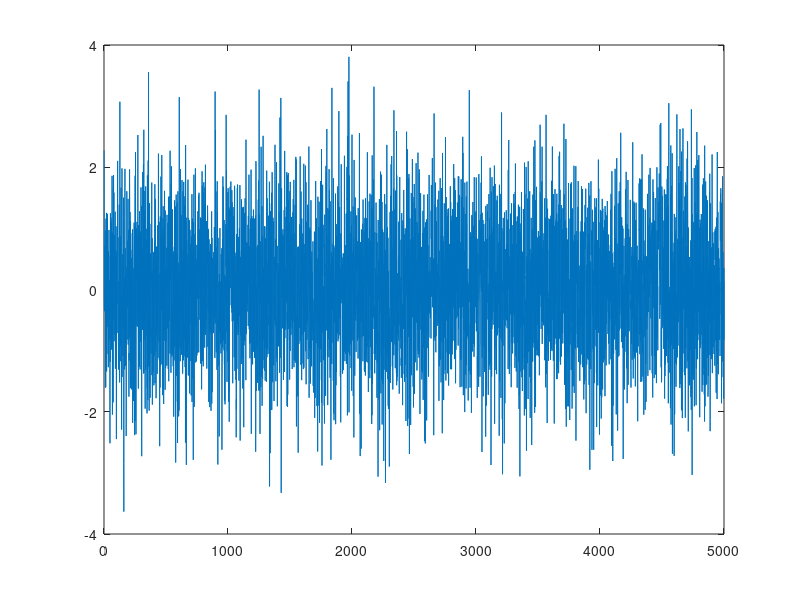
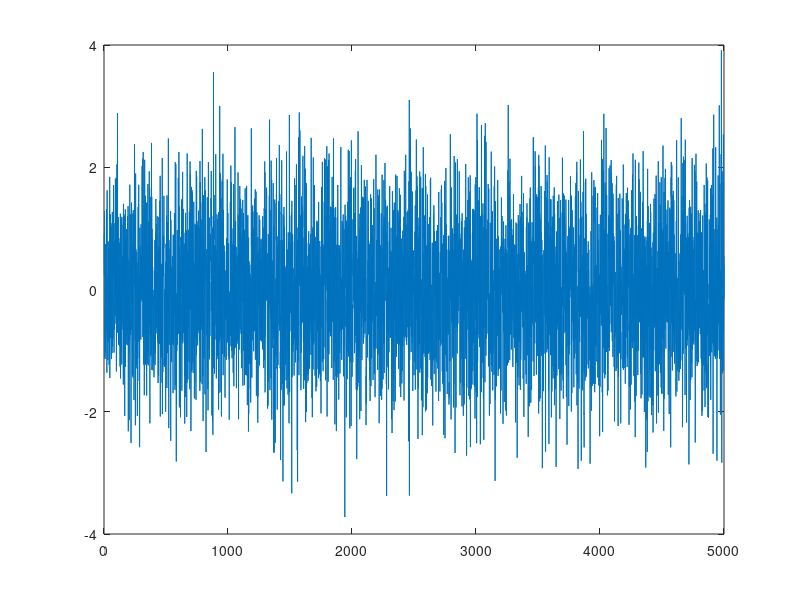

Write the MATLAB code that produced these figures, in order. (Note: this script raises an error after producing the figures.)
%% Question 3
%
%
% Generate the pair of random variables $$ (X,Y) $$
%
% $$ (X,Y) = R(cos{\theta}, sin{\theta}) $$
%
% where we use a random number generator with poor lattice properties such as the generator
% $$ Xn+1 = (383Xn + 263) $$
% mod 10000 to generate our uniform random numbers. Use this
% generator together with the Box-Mueller algorithm to generate 5,000 pairs of independent
% random normal numbers. Plot the results. Do they appear independent?
%   
clear

% Setting parameters for the random sampling and number of samples as 5000
% as it generates normal distribution samples in pairs
a = 383;
b = 263;
m = 10000;
n = 5000;
x0 = 0.6;
y0 = 0.9;

% Preallocating for Normal samples as Z 
Z = zeros(n,2);

% Preallocating for u1 and u2
x = zeros(n,1);
y = zeros(n,1);

% Calculating the first sample 
x(1) = mod(a*x0+b,m);
y(1) = mod(a*y0+b,m);
u1 = x(1)/m;
u2 = y(1)/m;
z1 = sqrt(-2 * log(u1)) * cos(2 * pi * u2);
z2 = sqrt(-2 * log(u1)) * sin(2 * pi * u2);
Z(1,1) = z1;
Z(1,2) = z2;

% Loop to generate rest 4999 pairs of samples
for i = 2:n
    x(i) = mod(a*x(i-1)+b,m);
    y(i) = mod(a*y(i-1)+b,m);
    u1 = x(i)/m;
    u2 = y(i)/m;
    z1 = sqrt(-2 * log(u1)) * cos(2 * pi * u2);
    z2 = sqrt(-2 * log(u1)) * sin(2 * pi * u2);    
    Z(i,1) = z1;
    Z(i,2) = z2;
end

% Divide the Z vector of (5000,2) into X and Y
X = Z(:,1);
Y = Z(:,2);

% Plotting the samples
fig1 = figure(1);
plot(Z(:,1));
fig2 = figure(2);
plot(Z(:,2));

% Plotting the histogram of X and Y to show they are normal
fig3 = figure(3);
histogram(X);
fig4 = figure(4);
histogram(Y);


fprintf('The mean of X is %d \n', mean(X));
fprintf('The variance of X is %d \n', var(X));
fprintf('The mean of Y is %d \n', mean(Y));
fprintf('The variance of Y is %d \n', var(Y));

% For gauging independence calculating the correlation

corr = corrcoef(X,Y);
fprintf('The correlation between X and Y is %d', corr(1,2));

%% Independence
% As the approximate correlation is zero it implies that both X and Y are
% independent





